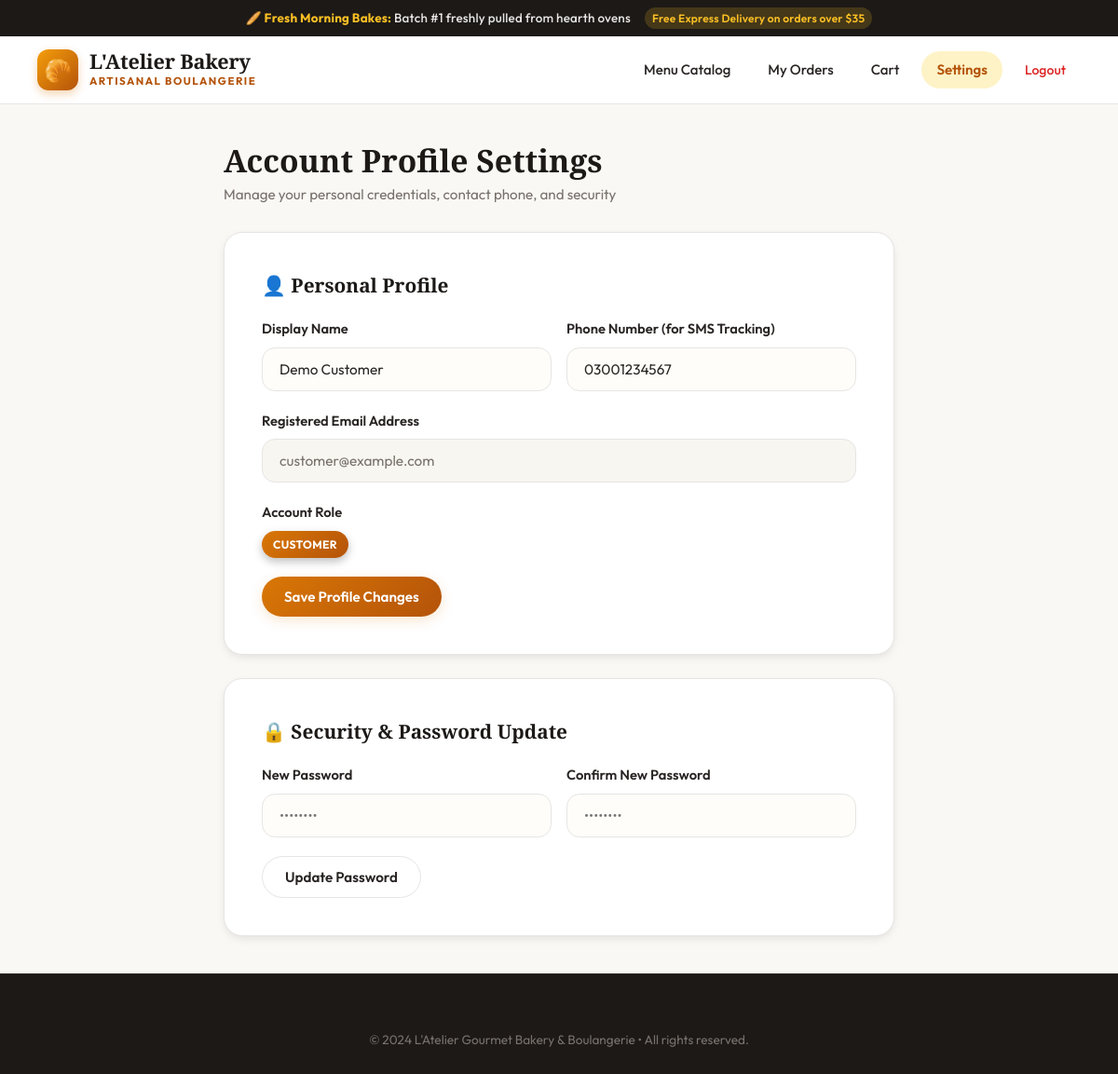
Page /account_settings.php (signed in) on the committed database.
### tables this page shows
CREATE TABLE `customers` (
  `id` int(11) NOT NULL AUTO_INCREMENT,
  `name` varchar(100) DEFAULT NULL,
  `email` varchar(100) DEFAULT NULL,
  `password` varchar(255) DEFAULT NULL,
  `phone` varchar(15) DEFAULT NULL,
  `reset_token` varchar(255) DEFAULT NULL,
  `role` varchar(20) NOT NULL DEFAULT 'customer',
  PRIMARY KEY (`id`),
  UNIQUE KEY `email` (`email`)
);

### account_settings.php (the view, shortened to what this page needs)
<?php
require_once 'config.php';
$conn = getDbConnection();
$customer_id = (int)$_SESSION['customer_id'];
$stmt = $conn->prepare("SELECT name, email, phone, role FROM customers WHERE id = ?");
$stmt->bind_param("i", $customer_id);
$stmt->execute();
$stmt->bind_result($name, $email, $phone, $role);
?>
<!DOCTYPE html>
<html lang="en">
<head>
    <link rel="stylesheet" href="style.css">
</head>
<body>
    <div class="top-announcement">
        <span>🥖 <strong>Fresh Morning Bakes:</strong> Batch #1 freshly pulled from hearth ovens</span>
        <span class="badge-pill">Free Express Delivery on orders over $35</span>
    </div>
    <nav class="navbar">
        <a href="products.php" class="brand-logo">
            <div class="brand-icon">🥐</div>
            <div class="brand-text-wrap">
                <span class="brand-name">L'Atelier Bakery</span>
                <span class="brand-tagline">Artisanal Boulangerie</span>
            </div>
        </a>
        <div class="nav-links">
            <a href="products.php">Menu Catalog</a>
            <a href="my_orders.php">My Orders</a>
            <a href="view_cart.php">Cart</a>
            <a href="account_settings.php" class="active">Settings</a>
            <a href="logout.php" class="btn-logout">Logout</a>
        </div>
    </nav>
    <div class="container" style="max-width: 800px;">
        <div class="section-header" style="margin-bottom:28px;">
            <div>
                <h1 class="section-title">Account Profile Settings</h1>
                <p class="section-subtitle">Manage your personal credentials, contact phone, and security</p>
            </div>
        </div>
        <div class="form-box" style="margin-bottom: 25px;">
            <h3 style="font-family:var(--font-heading); font-size:1.3rem; color:var(--espresso); margin-bottom:18px;">
                👤 Personal Profile
            </h3>
            <form action="account_settings.php" method="POST">
                <div style="display:grid; grid-template-columns:1fr 1fr; gap:16px;">
                    <div class="form-group">
                        <label for="name">Display Name</label>
                        <input type="text" id="name" name="name" class="form-control" value="<?php echo htmlspecialchars($name ?? ''); ?>" required>
                    </div>
                    <div class="form-group">
                        <label for="phone">Phone Number (for SMS Tracking)</label>
                        <input type="text" id="phone" name="phone" class="form-control" value="<?php echo htmlspecialchars($phone ?? ''); ?>" placeholder="0300-1234567">
                    </div>
                </div>
                <div class="form-group">
                    <label>Registered Email Address</label>
                    <input type="email" class="form-control" value="<?php echo htmlspecialchars($email ?? ''); ?>" disabled style="background:var(--surface-alt); color:var(--muted); cursor:not-allowed;">
                </div>
                <div class="form-group">
                    <label>Account Role</label>
                    <div>
                        <span class="card-badge gold" style="position:static; display:inline-block;">
                            <?php echo strtoupper(htmlspecialchars($role ?? 'CUSTOMER')); ?>
                        </span>
                    </div>
                </div>
                <button type="submit" name="update_name" class="btn btn-primary" style="padding:12px 24px; font-size:0.95rem;">
                    Save Profile Changes
                </button>
            </form>
        </div>
        <div class="form-box">
            <h3 style="font-family:var(--font-heading); font-size:1.3rem; color:var(--espresso); margin-bottom:18px;">
                🔒 Security & Password Update
            </h3>
            <form action="account_settings.php" method="POST">
                <div style="display:grid; grid-template-columns:1fr 1fr; gap:16px;">
                    <div class="form-group">
                        <label for="new_password">New Password</label>
                        <input type="password" id="new_password" name="new_password" class="form-control" placeholder="••••••••" required>
                    </div>
                    <div class="form-group">
                        <label for="confirm_password">Confirm New Password</label>
                        <input type="password" id="confirm_password" name="confirm_password" class="form-control" placeholder="••••••••" required>
                    </div>
                </div>
                <button type="submit" name="change_password" class="btn btn-secondary" style="padding:12px 24px; font-size:0.95rem;">
                    Update Password
                </button>
            </form>
        </div>
    </div>
    <footer>
        <div class="footer-copy">
            &copy; <?php echo date('Y'); ?> L'Atelier Gourmet Bakery & Boulangerie &bull; All rights reserved.
        </div>
    </footer>
</body>
</html>

### rows in the picture
customers: name "Demo Customer", phone "03001234567", email "customer@example.com", role "CUSTOMER"
